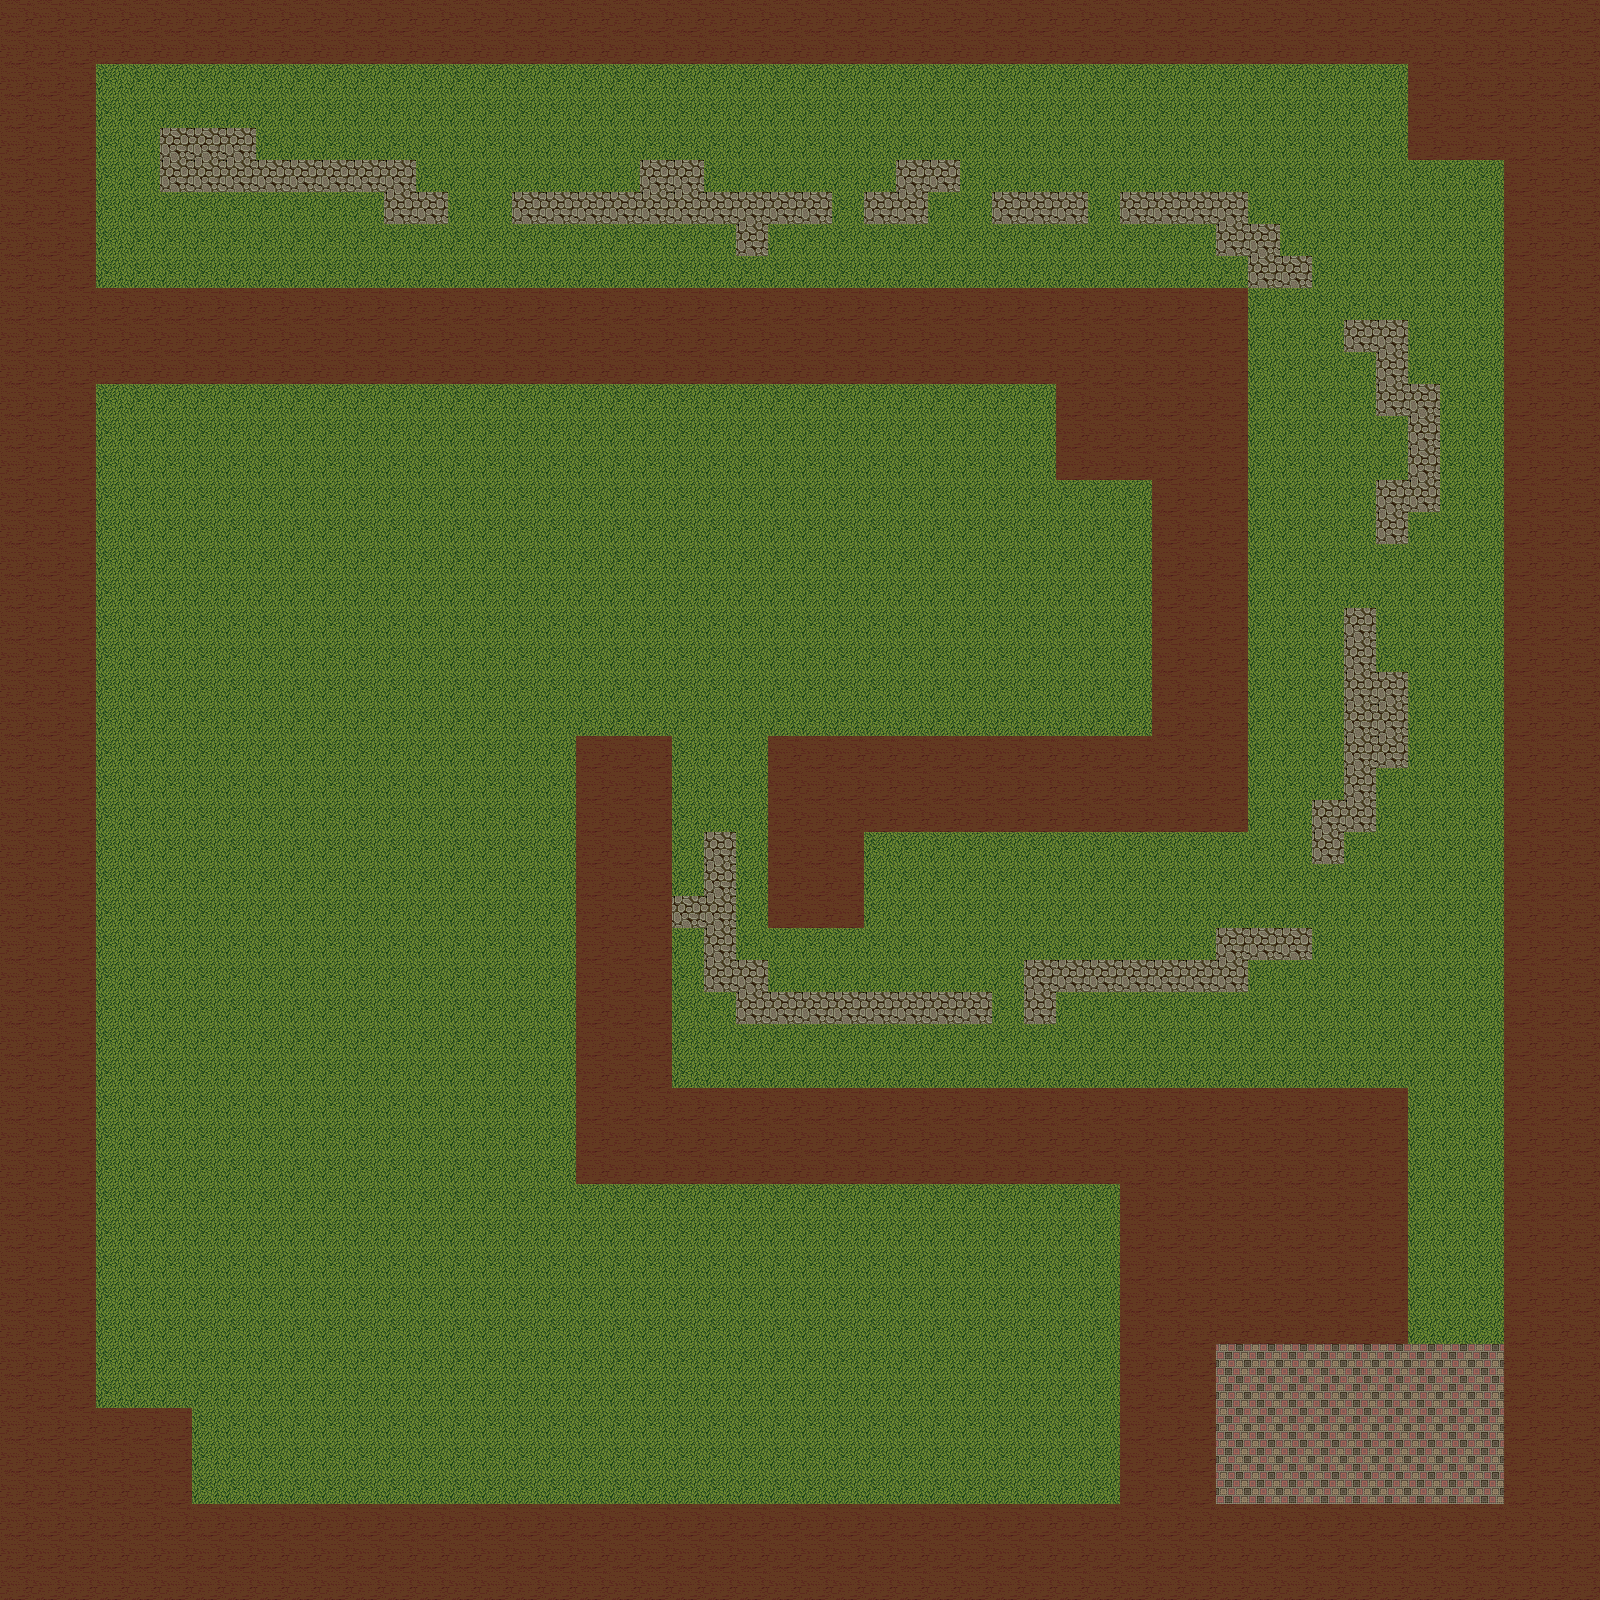

The image is a tile-based game level rendered from a .tmx file. Its description and source (layers, tilesets, objects; grid data summarised) follow:
An orthogonal 50x50 tile map with 32x32 px tiles, 3 tile layers (floor, wall, path) and 1 object (player).

<map version="1.0" orientation="orthogonal" renderorder="right-down" width="50" height="50" tilewidth="32" tileheight="32" nextobjectid="2">
 <tileset firstgid="1" name="tiles" tilewidth="32" tileheight="32">
  <image source="tiles.png" width="256" height="32" />
 </tileset>
 <layer name="floor" width="50" height="50">
  <data>[2500 cells, 2500 non-empty, 2 distinct tile ids]</data>
 </layer>
 <layer name="wall" width="50" height="50">
  <properties>
   <property name="layermeta" value="layervalue" />
  </properties>
  <data>[2500 cells, 913 non-empty, 1 distinct tile ids]</data>
 </layer>
 <layer name="path" width="50" height="50">
  <properties>
   <property name="layermeta" value="layervalue1" />
  </properties>
  <data>[2500 cells, 89 non-empty, 1 distinct tile ids]</data>
 </layer>
 <objectgroup name="events">
  <object id="1" name="player" x="202" y="132" width="60" height="58" />
 </objectgroup>
</map>
